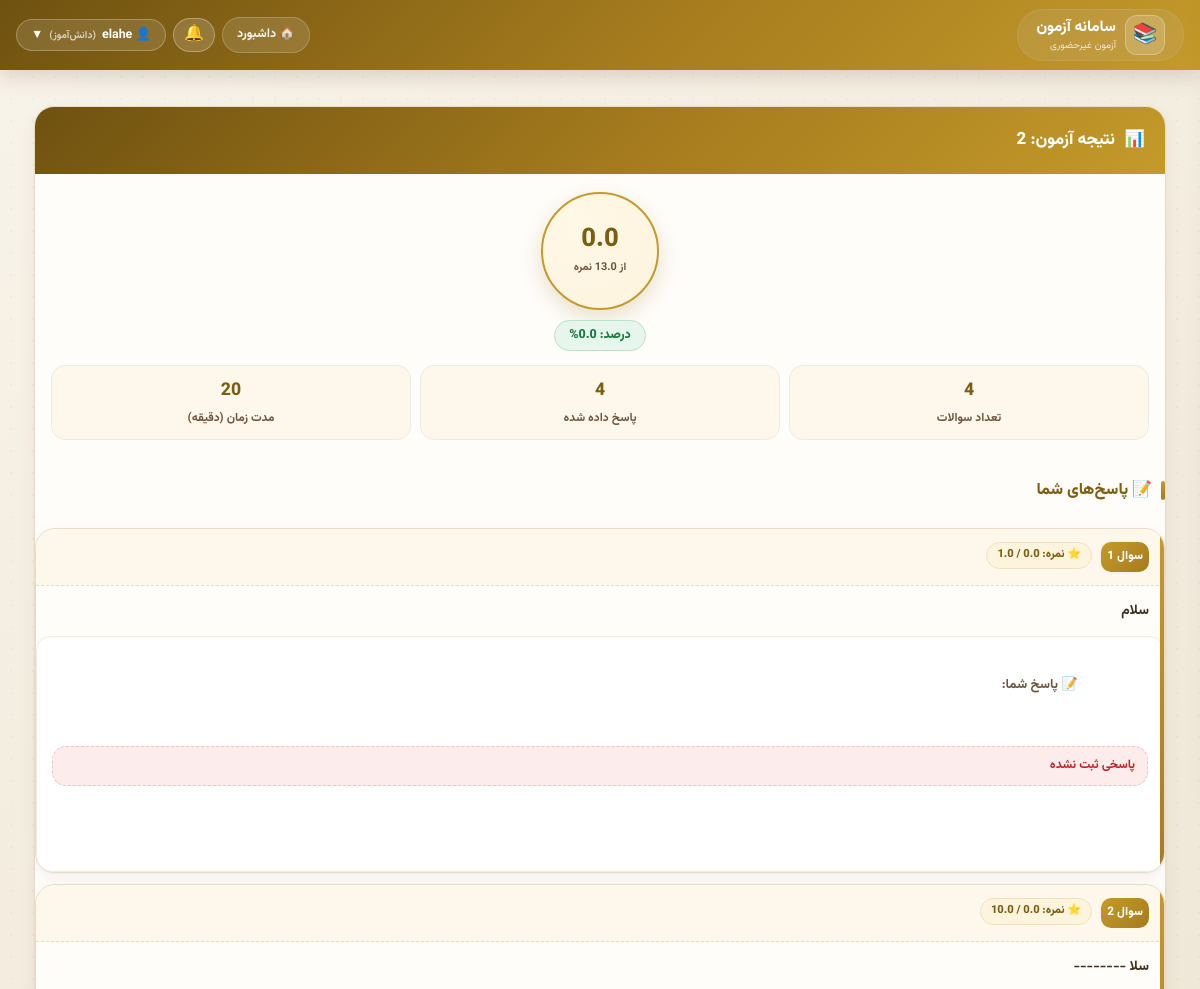
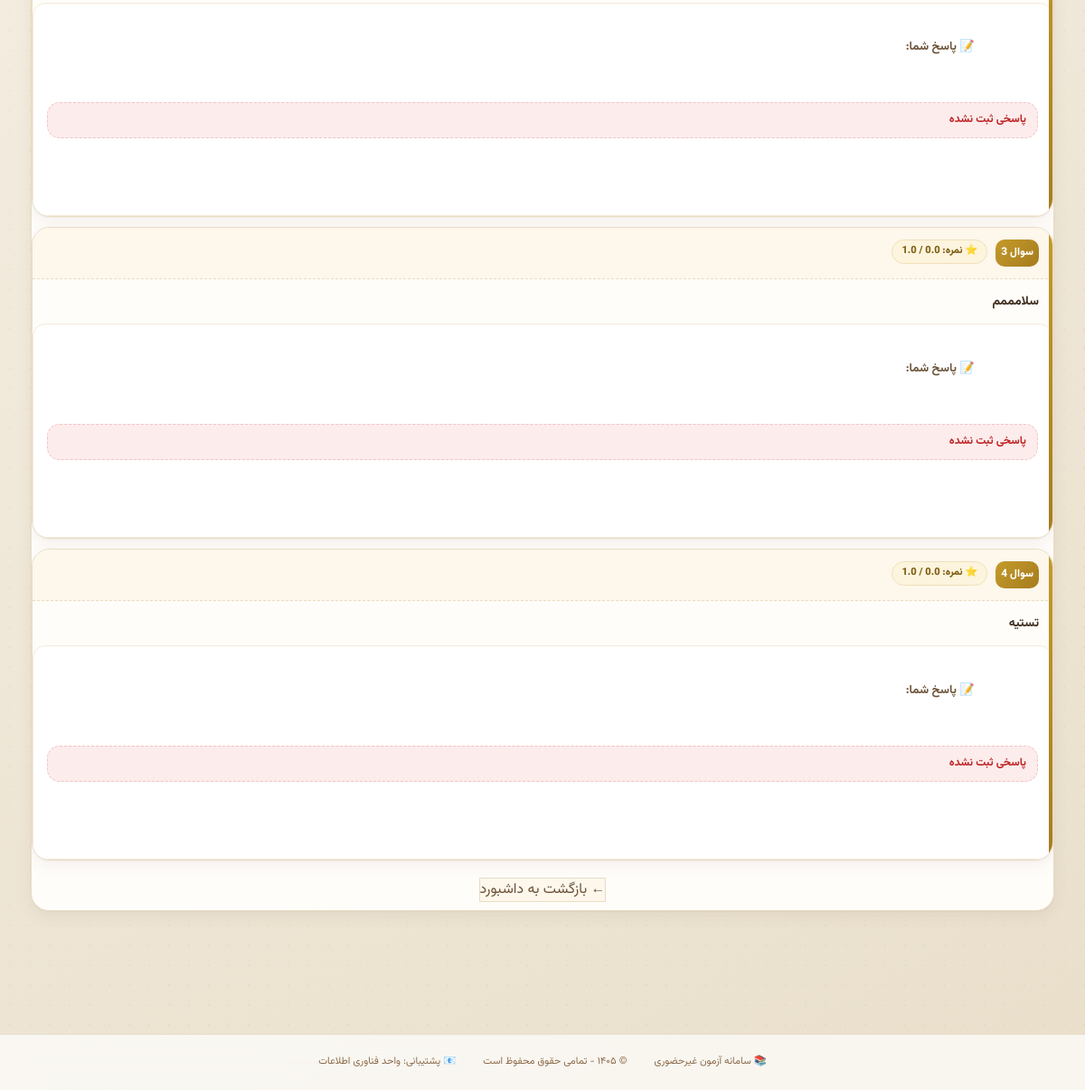
The page /student/result/23/ (signed in) on the database its author committed (2 pictures, top to bottom).
### accounts/models.py (models this page shows, shortened)
class User(AbstractUser):
    ROLE_CHOICES = [
        ('admin', 'ادمین'),
        ('teacher', 'معلم'),
        ('student', 'دانش‌آموز'),
    ]
    role = models.CharField(max_length=10, choices=ROLE_CHOICES, default='student')
    grade = models.ForeignKey(Grade, on_delete=models.SET_NULL, null=True, blank=True)
    student_code = models.CharField(max_length=10, unique=True, null=True, blank=True)
    phone = models.CharField(max_length=15, blank=True)

### exams/models.py (models this page shows, shortened)
class Exam(models.Model):
    title = models.CharField(max_length=200)
    teacher = models.ForeignKey(settings.AUTH_USER_MODEL, on_delete=models.CASCADE,
                                limit_choices_to={'role': 'teacher'})
    grade = models.ForeignKey(Grade, on_delete=models.CASCADE)
    duration_minutes = models.IntegerField()
    start_time = models.DateTimeField()
    end_time = models.DateTimeField()
    students = models.ManyToManyField(settings.AUTH_USER_MODEL, related_name='exams',
                                      limit_choices_to={'role': 'student'})
    is_active = models.BooleanField(default=True)
    show_score_to_student = models.BooleanField(default=False)
    created_at = models.DateTimeField(auto_now_add=True)
    random_questions = models.BooleanField(default=False)
    enable_anti_cheat = models.BooleanField(default=True, verbose_name="فعال کردن سیستم تشخیص تقلب")
    prevent_tab_switch = models.BooleanField(default=True, verbose_name="جلوگیری از تغییر تب")
    prevent_copy_paste = models.BooleanField(default=True, verbose_name="جلوگیری از کپی/پیست")
    track_ip = models.BooleanField(default=True, verbose_name="ردیابی IP")
    TIMER_TYPE_CHOICES = [
        ('floating', 'تایم شناور (از لحظه شروع دانش‌آموز)'),
        ('fixed', 'تایم ثابت (همه تا زمان پایان مشخص)'),
    ]
    timer_type = models.CharField(
        max_length=20,
        choices=TIMER_TYPE_CHOICES,
        default='floating',
        verbose_name="نوع تایمر"
    )
    show_questions_mode = models.CharField(
        max_length=20,
        choices=[('all', 'همه سوالات در یک صفحه'), ('one_by_one', 'هر سوال در یک صفحه')],
        default='one_by_one',
        verbose_name="نحوه نمایش سوالات"
    )
    show_back_button = models.BooleanField(default=True, verbose_name="نمایش دکمه بازگشت به سوال قبلی")
    allow_teacher_answer = models.BooleanField(default=True, verbose_name="معلم می‌تواند پاسخ تشریحی وارد کند")
    show_answers_after_exam = models.BooleanField(default=False,
                                                  verbose_name="نمایش پاسخ صحیح به دانش‌آموز بعد از اتمام")

class Question(models.Model):
    QUESTION_TYPES = [
        ('true_false', 'صحیح/غلط'),
        ('multiple_choice', 'تستی'),
        ('fill_blank', 'جاخالی'),
        ('short_answer', 'پاسخ کوتاه'),
        ('long_answer', 'پاسخ بلند'),
        ('image_answer', 'پاسخ تصویری'),
        ('matching', 'وصل کردنی'),
    ]
    exam = models.ForeignKey(Exam, on_delete=models.CASCADE, related_name='questions')
    text = models.TextField(blank=True)
    image = models.ImageField(upload_to='question_images/', null=True, blank=True)
    question_type = models.CharField(max_length=20, choices=QUESTION_TYPES)
    max_score = models.DecimalField(max_digits=10, decimal_places=2, default=1.0)
    order = models.IntegerField(default=0)
    options = models.JSONField(default=list, blank=True)
    options_type = models.CharField(max_length=10,
                                    choices=[('text', 'متن'), ('image', 'تصویر'), ('mixed', 'متن+تصویر')],
                                    default='text')
    correct_answer = models.TextField(blank=True, null=True)
    blanks = models.JSONField(default=list, blank=True)
    matching_pairs = models.JSONField(default=list, blank=True)
    allow_image_answer = models.BooleanField(default=False)
    class Meta:
        ordering = ['order']

### student_panel/views.py (the view)
# urls.py: path('result/<int:exam_id>/', views.exam_result_detail, name='exam_result_detail'),
@login_required
def exam_result_detail(request, exam_id):
    exam = get_object_or_404(Exam, id=exam_id)
    if request.user not in exam.students.all():
        return redirect('student_dashboard')
    show_score = bool(exam.show_score_to_student)
    show_answers = bool(exam.show_answers_after_exam)
    if not show_score and not show_answers:
        return redirect('student_dashboard')
    attempt = ExamAttempt.objects.filter(student=request.user, exam=exam, status='submitted').first()
    if not attempt:
        return redirect('student_dashboard')
    total_score = Decimal('0.00')
    total_possible = Decimal('0.00')
    question_scores = []
    for question in exam.questions.all().order_by('order'):
        answer = StudentAnswer.objects.filter(student=request.user, question=question).first()
        max_score = Decimal(str(question.max_score)) if question.max_score else Decimal('0.00')
        total_possible += max_score
        if answer and answer.score_obtained is not None:
            score = Decimal(str(answer.score_obtained)) if answer.score_obtained else Decimal('0.00')
        else:
            score = Decimal('0.00')
        total_score += score
        item = {
            'question': question,
            'answer': answer,
            'score': float(score),  # برای نمایش در قالب به float تبدیل می‌شود
            'max_score': float(max_score),
            'correct_display': '',
            'teacher_answer': None,
        }
        if show_answers:
            item['correct_display'] = render_correct_answer(question)
            item['teacher_answer'] = TeacherAnswer.objects.filter(question=question).first()
        question_scores.append(item)
    total_score_float = float(total_score)
    total_possible_float = float(total_possible)
    percentage = (total_score_float / total_possible_float * 100) if total_possible_float > 0 else 0
    return render(request, 'student_panel/exam_result_detail.html', {
        'exam': exam,
        'total_score': total_score_float,
        'total_possible': total_possible_float,
        'percentage': round(percentage, 1),
        'question_scores': question_scores,
        'show_score': show_score,
        'show_answers': show_answers,
    })

### templates/student_panel/exam_result_detail.html (shortened to what this page needs)
{% extends 'base.html' %}
{% load static %}
{% block content %}
<div class="container">
    <div class="glass-card">
        <div class="card-header">
            <h3>
                <span>📊</span>
                نتیجه آزمون: {{ exam.title }}
            </h3>
        </div>
        {% if show_score %}
        <div class="result-summary" id="scoreSummary">
            <div class="score-circle">
                <div class="score-number">{{ total_score|floatformat:1 }}</div>
                <div class="score-label">از {{ total_possible|floatformat:1 }} نمره</div>
            </div>
            <div class="percentage-badge">
                درصد: {{ percentage }}%
            </div>
            <div class="stats-row">
                <div class="stat-item">
                    <div class="stat-value">{{ question_scores|length }}</div>
                    <div class="stat-label">تعداد سوالات</div>
                </div>
                <div class="stat-item">
                    <div class="stat-value">
                        {% with graded=question_scores|dictsort:"score"|length %}
                        {{ question_scores|length }}
                        {% endwith %}
                    </div>
                    <div class="stat-label">پاسخ داده شده</div>
                </div>
                <div class="stat-item">
                    <div class="stat-value">{{ exam.duration_minutes }}</div>
                    <div class="stat-label">مدت زمان (دقیقه)</div>
                </div>
            </div>
        </div>
        {% endif %}
        <div class="questions-list">
            <div class="section-title">📝 پاسخ‌های شما</div>
            {% for item in question_scores %}
            <div class="question-item">
                <div class="question-header">
                    <span class="question-number">سوال {{ forloop.counter }}</span>
                    {% if show_score %}
                    <span class="question-score">⭐ نمره: {{ item.score|floatformat:1 }} / {{ item.max_score|floatformat:1 }}</span>
                    {% else %}
                    <span class="question-score">⭐ بارم: {{ item.max_score|floatformat:1 }}</span>
                    {% endif %}
                </div>
                <div class="question-text">{{ item.question.text|truncatewords:50 }}</div>
                <div class="student-answer">
                    <strong>📝 پاسخ شما:</strong>
                    {% if item.answer and item.answer.answer_text %}
                        <p>{{ item.answer.answer_text }}</p>
                    {% elif item.answer and item.answer.answer_image %}
                        <img src="{{ item.answer.answer_image.url }}" alt="پاسخ تصویری" onclick="openImageModal(this.src)">
                    {% else %}
                        <p class="no-answer">پاسخی ثبت نشده</p>
                    {% endif %}
                </div>
            </div>
            {% empty %}
            <div style="text-align: center; padding: 40px; color: #a08060;">
                <div style="font-size: 40px; margin-bottom: 12px;">📭</div>
                <p>هیچ سوالی یافت نشد</p>
            </div>
            {% endfor %}
        </div>
        <div class="btn-back-wrapper">
            <a href="{% url 'student_dashboard' %}" class="btn-back">
                ← بازگشت به داشبورد
            </a>
        </div>
    </div>
</div>
{% endblock %}

### templates/base.html (shortened to what this page needs)
<!DOCTYPE html>
<html dir="rtl" lang="fa">
<head>
    {% load static %}
    <link rel="stylesheet" href="{% static 'css/site.css' %}?v=1">
</head>
<body>
<div class="navbar">
    <div class="nav-container">
        <div class="logo">
            <span class="logo-icon">📚</span>
            <div>
                <div class="logo-text">سامانه آزمون</div>
                <div class="logo-sub">آزمون غیرحضوری</div>
            </div>
        </div>
        <div class="nav-links">
            {% if user.is_authenticated %}
                {% if user.role == 'admin' %}
                    <a href="{% url 'admin_dashboard' %}" class="nav-link">🏠 داشبورد</a>
                    <a href="{% url 'manage_users' %}" class="nav-link">👥 مدیریت کاربران</a>
                    <a href="{% url 'manage_exams' %}" class="nav-link">📋 مدیریت آزمون‌ها</a>
                    <a href="{% url 'system_logs' %}" class="nav-link">📜 لاگ سیستم</a>
                {% elif user.role == 'teacher' %}
                    <a href="{% url 'teacher_dashboard' %}" class="nav-link">🏠 داشبورد</a>
                    <a href="{% url 'create_exam' %}" class="nav-link">➕ آزمون جدید</a>
                    <a href="{% url 'question_bank' %}" class="nav-link">📚 بانک سوال</a>
                    <a href="{% url 'groups' %}" class="nav-link">👥 گروه‌ها</a>
                {% elif user.role == 'student' %}
                    <a href="{% url 'student_dashboard' %}" class="nav-link">🏠 داشبورد</a>
                    <details class="bell-menu">
                        <summary title="اطلاعیه‌ها">🔔{% if bell_count %}<b>{{ bell_count }}</b>{% endif %}</summary>
                    </details>
                {% endif %}
                <div class="dropdown" id="userDropdown">
                    <button class="dropdown-btn" id="dropdownBtn">
                        {{ user.get_full_name|default:user.username }}
                        <span style="font-size: 10px; opacity: 0.7;">
                            ({% if user.role == 'admin' %}ادمین{% elif user.role == 'teacher' %}معلم{% else %}دانش‌آموز{% endif %})
                        </span>
                        ▼
                    </button>
                </div>
            {% else %}
                <a href="{% url 'login' %}" class="nav-link">🔐 ورود</a>
            {% endif %}
        </div>
    </div>
</div>
<div class="main-content">
    {% block content %}{% endblock %}
</div>
<div class="footer">
    <div class="footer-content">
        <span>📚 سامانه آزمون غیرحضوری</span>
        <span>© ۱۴۰۵ - تمامی حقوق محفوظ است</span>
        <span>📧 پشتیبانی: واحد فناوری اطلاعات</span>
    </div>
</div>
</body>
</html>

### rows shown on the page
User: get_full_name "elahe"
Exam: title "2", duration_minutes "20"
Question: score "0.0", max_score "1.0", question.text "سلام"
Question: score "0.0", max_score "10.0", question.text "سلا --------"
Question: score "0.0", max_score "1.0", question.text "سلامممم"
Question: score "0.0", max_score "1.0", question.text "تستیه"

### other values the page prints
{{ total_score|floatformat:1 }} "0.0"
{{ total_possible|floatformat:1 }} "13.0"
{{ percentage }} "0.0"
{{ question_scores|length }} "4"
